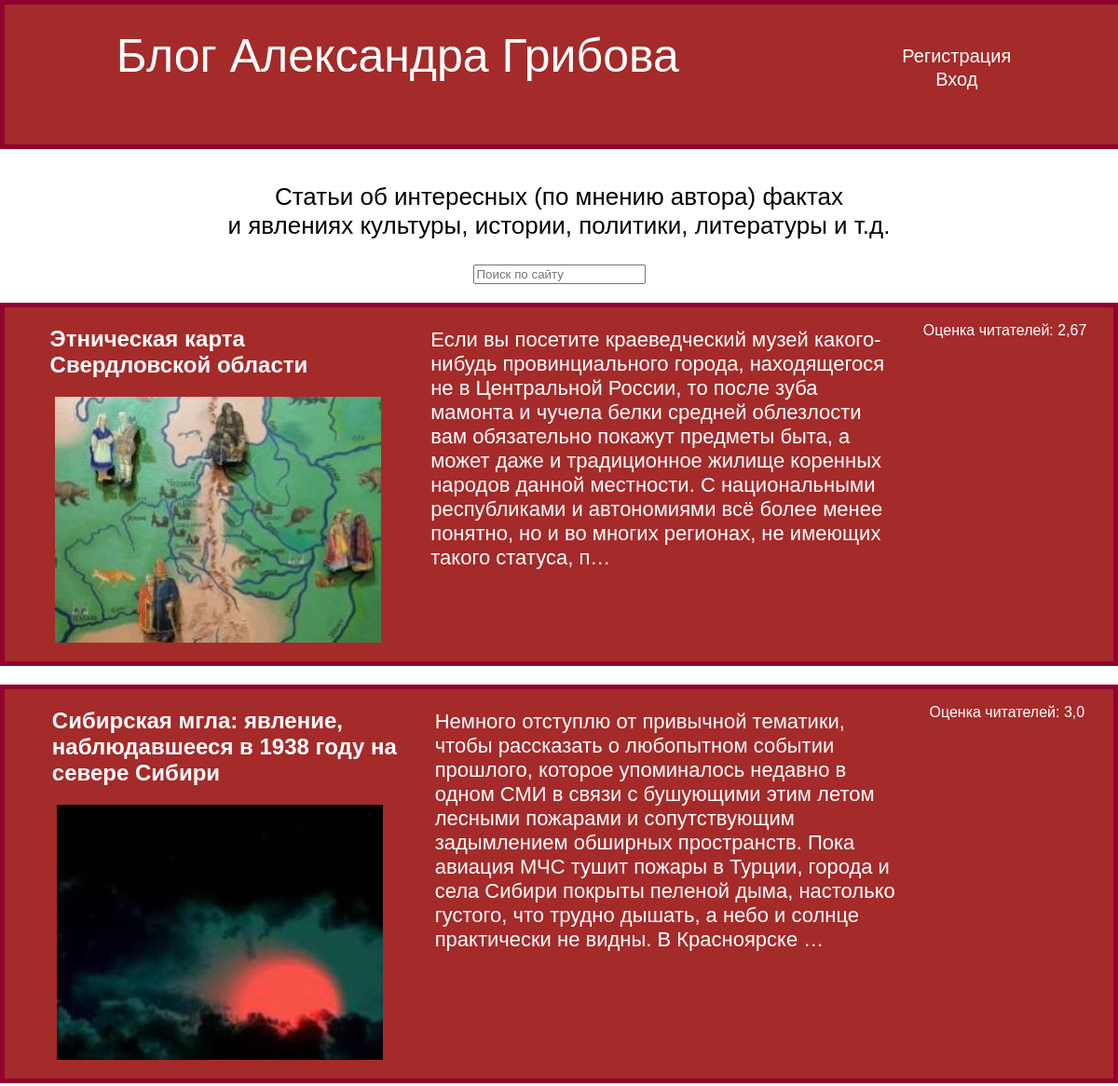
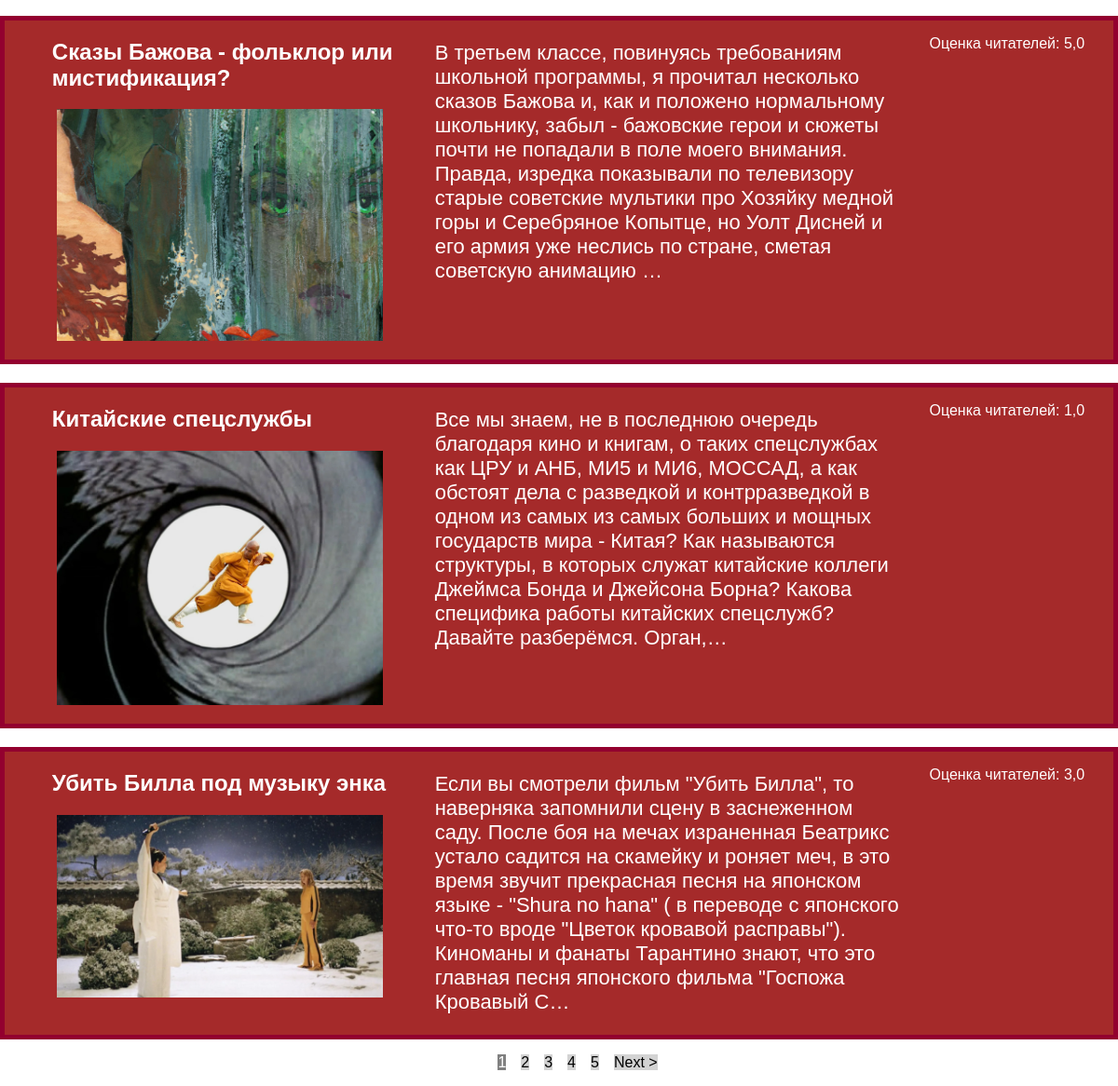
The page / on the database its author committed (2 pictures, top to bottom).
### articles/models.py (models this page shows, shortened)
class Articles(models.Model):
    objects = None
    title = models.CharField(max_length=200)
    title_pic = models.ImageField(upload_to='articles/images/')
    art_text = models.TextField()
    average_rating = models.FloatField(default=0, null=True, blank=True)

### articles/views.py (the view)
# urls.py: path('', views.index, name='index'),
def index(request):
    search_query = ''
    if request.GET.get('search_query'):
        search_query = request.GET.get('search_query').lower()
    arts = Articles.objects.filter(Q(art_text__icontains=search_query) | Q(title__icontains=search_query))
    prof = request.user
    page = request.GET.get('page')
    results = 5
    paginator = Paginator(arts, results)
    try:
        arts = paginator.page(page)
    except PageNotAnInteger:
        page = 1
        arts = paginator.page(page)
    except EmptyPage:
        page = paginator.page(page)
    left_index = int(page) - 4
    if left_index < 1:
        left_index = 1
    right_index = int(page) + 5
    if right_index > paginator.num_pages:
        right_index = paginator.num_pages + 1
    custom_range = range(left_index, right_index)
    return render(request, 'articles/index.html', {'arts': arts, "prof": prof, 'paginator': paginator,
                                                   'search_query': search_query, 'custom_range': custom_range})

### articles/templates/articles/index.html (shortened to what this page needs)
{% extends "articles/base.html" %}
{% block content %}
<div>
    <p class="des">Статьи об интересных (по мнению автора) фактах<br>
    и явлениях культуры, истории, политики, литературы и т.д. </p>
    <form id="sr" class="search_form" action="{% url 'index' %}" method="get">
        <input class="search" type="text" name="search_query" value="{{ search_query }}" placeholder="Поиск по сайту">
    </form>
</div>
{% for art in arts %}
<div class="element">
    <div class="title">
        <h2 class="top"><a href="{% url 'detail' art.id %}" target="_blank">{{ art.title }}</a></h2>
        <p class="img"><img src="{{ art.title_pic.url }}" alt=""></p>
    </div>
        <p class="text"><a href="{% url 'detail' art.id %}" target="_blank">{{ art.art_text|truncatechars:400 }}</a></p>
        <p class="rating">Оценка читателей: {{ art.average_rating }}</p>
</div>
{% endfor %}
{% if arts.has_other_pages %}
<div class="pagination">
    <ul class="container">
        {% for page in custom_range %}
        {% if page == arts.number %}
        <li><a href="?page={{ page }}" class="btn2 page-link" data-page="{{ page }}"> {{ page }} </a></li>
        {% else %}
        <li><a href="?page={{ page }}" class="btn1 page-link" data-page="{{ page }}">{{ page }}</a></li>
        {% endif %}
        {% endfor %}
        {% if arts.has_next %}
        <li><a href="?page={{ arts.next_page_number }}" class="btn1 page-link" data-page="{{ arts.next_page_number }}">Next &gt;</a></li>
        {% endif %}
    </ul>
</div>
{% endif %}
{% endblock %}

### articles/templates/articles/base.html (shortened to what this page needs)
<!DOCTYPE html>
{% load static %}
<html lang="en">
<head>
    <link rel="stylesheet" href="{% static 'css/style.css' %}">
</head>
<body>
<div class="head">
    <a href="{% url 'index' %}">Блог Александра Грибова</a>
    {% if request.user.is_authenticated %}
        <div class="menu">
            <div class="contref">Читатель: <a href="{% url 'account' %}">{{ user }}</a></div>
        <div class="contref"><a class="ref" href="{% url 'logout' %}" target="_blank">Выйти</a></div>
    </div>
    {% else %}
    <div class="menu">
        <div class="contref"><a class="ref" href="{% url 'register' %}" target="_blank">Регистрация</a></div>
        <div class="contref"><a class="ref" href="{% url 'login' %}" target="_blank">Вход</a></div>
    </div>
     {% endif %}
</div>
{% block content %}
{% endblock %}
</body>
</html>

### articles/static/css/style.css (style rules this page uses)
body { margin: 0; font-family: sans-serif; }
.head { display: flex; justify-content: space-around; text-align: center; background: brown; color: white; font-size: 50px; position: fixed; top: 0; left: 0; width: 100%; height:150px; border: 5px solid #93002F; line-height:110px; }
.search_form { text-align: center; }
.des { text-align: center; font-size: 26px; padding-top: 170px; }
.text { width: 500px; font-size: 22px; }
.title { width: 400px; }
.element { display: flex; justify-content: space-evenly; background: brown; margin-top: 20px; border: 5px solid #93002F; color: white; }
a { text-decoration: none; color: white; }
.img { text-align: center; }
.top { padding-left: 20px; }
.menu { display: flex; flex-direction: column; font-size: 20px; }
.contref { height: 25px; }
.pagination { margin-top: 12px; margin-bottom: 10px; }
.pagination > ul { flex-wrap: wrap; list-style: none; display: flex; align-items: center; justify-content: center; gap: 1rem; }
.pagination .btn1 { color: black; }
.btn2 { background-color: grey; }
.btn1 { background-color: lightgrey; }

### rows shown on the page
Articles: title "Этническая карта Свердловской области", title_pic (picture), art_text "Если вы посетите краеведческий музей какого-нибудь провинциального города, находящегося не в Центральной России, то после зуба мамонта и чучела белки средней облезлости вам обязательно покажут предметы быта, а может даже и традиционное жилище коренных народов данной местности. С национальными республиками и автономиями всё более менее понятно, но и во многих регионах, не имеющих такого статуса, п…", average_rating "2,67"
Articles: title "Сибирская мгла: явление, наблюдавшееся в 1938 году на севере Сибири", title_pic (picture), art_text "Немного отступлю от привычной тематики, чтобы рассказать о любопытном событии прошлого, которое упоминалось недавно в одном СМИ в связи с бушующими этим летом лесными пожарами и сопутствующим задымлением обширных пространств. Пока авиация МЧС тушит пожары в Турции, города и села Сибири покрыты пеленой дыма, настолько густого, что трудно дышать, а небо и солнце практически не видны. В Красноярске …", average_rating "3,0"
Articles: title "Сказы Бажова - фольклор или мистификация?", title_pic (picture), art_text "В третьем классе, повинуясь требованиям школьной программы, я прочитал несколько сказов Бажова и, как и положено нормальному школьнику, забыл - бажовские герои и сюжеты почти не попадали в поле моего внимания. Правда, изредка показывали по телевизору старые советские мультики про Хозяйку медной горы и Серебряное Копытце, но Уолт Дисней и его армия уже неслись по стране, сметая советскую анимацию …", average_rating "5,0"
Articles: title "Китайские спецслужбы", title_pic (picture), art_text "Все мы знаем, не в последнюю очередь благодаря кино и книгам, о таких спецслужбах как ЦРУ и АНБ, МИ5 и МИ6, МОССАД, а как обстоят дела с разведкой и контрразведкой в одном из самых из самых больших и мощных государств мира - Китая? Как называются структуры, в которых служат китайские коллеги Джеймса Бонда и Джейсона Борна? Какова специфика работы китайских спецслужб? Давайте разберёмся. Орган,…", average_rating "1,0"
Articles: title "Убить Билла под музыку энка", title_pic (picture), art_text "Если вы смотрели фильм \"Убить Билла\", то наверняка запомнили сцену в заснеженном саду. После боя на мечах израненная Беатрикс устало садится на скамейку и роняет меч, в это время звучит прекрасная песня на японском языке - \"Shura no hana\" ( в переводе с японского что-то вроде \"Цветок кровавой расправы\"). Киноманы и фанаты Тарантино знают, что это главная песня японского фильма \"Госпожа Кровавый С…", average_rating "3,0"

### other values the page prints
{{ page }} "1"
{{ page }} "2" "3" "4" "5"
